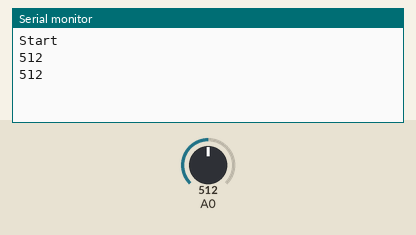
Simulated run of this sketch. Board: Arduino Uno, built with avr-gcc and run on an emulated ATmega328P. On the bench: the last lines printed to the serial monitor. The inputs (shaded band) are chosen by the test bench; at power-on: A0 = 512.

Above: at 2.8 s.
2.9 s: A0 set to 716
At 5.2 s:
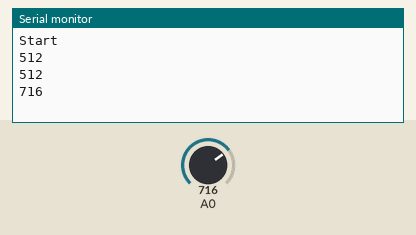
5.6 s: A0 set to 900
At 7.0 s:
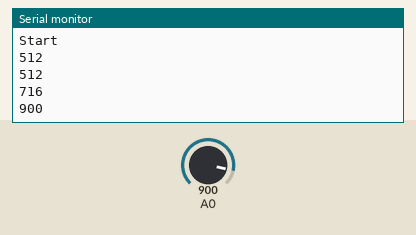
Timing chart, 0 to 8.6 s (numbered marks = the images above; inputs shaded):
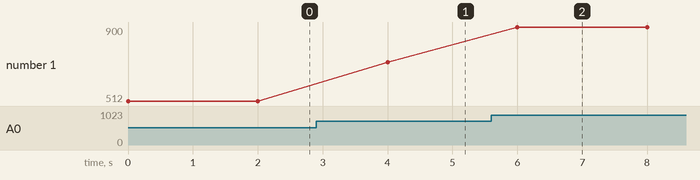

The sketch:

avviso_soglia.ino
```cpp
/*Sketch per rilevare l'umidita' del terreno (valore analogico) e accendere un led se si raggiunge una soglia critica. */
const int soglia_critica = 300; //Soglia alla quale il led sarà ON
void setup()
{
  Serial.begin(9600);
  //pinMode(9, OUTPUT);
  Serial.println("Start");
}
void loop()
{
  int sensorValue = analogRead(A0); //Legge il valore analogico
  Serial.println(sensorValue); //Stampa a schermo il valore
 // if (sensorValue <= soglia_critica)
  //    digitalWrite(9,HIGH); //Accendi led
 // else
  //    digitalWrite(9,LOW); //Spegni led
  delay(2000); //Attende du
}
```

Measured:
- after the input at 2.9 s, the serial monitor: prints a new line after 1.1 s (image 1)
- after the input at 5.6 s, the serial monitor: prints a new line after 0.40 s (image 2)
- plotted number 1: 512 → 716 after the input at 2.9 s, 716 → 900 after the input at 5.6 s
